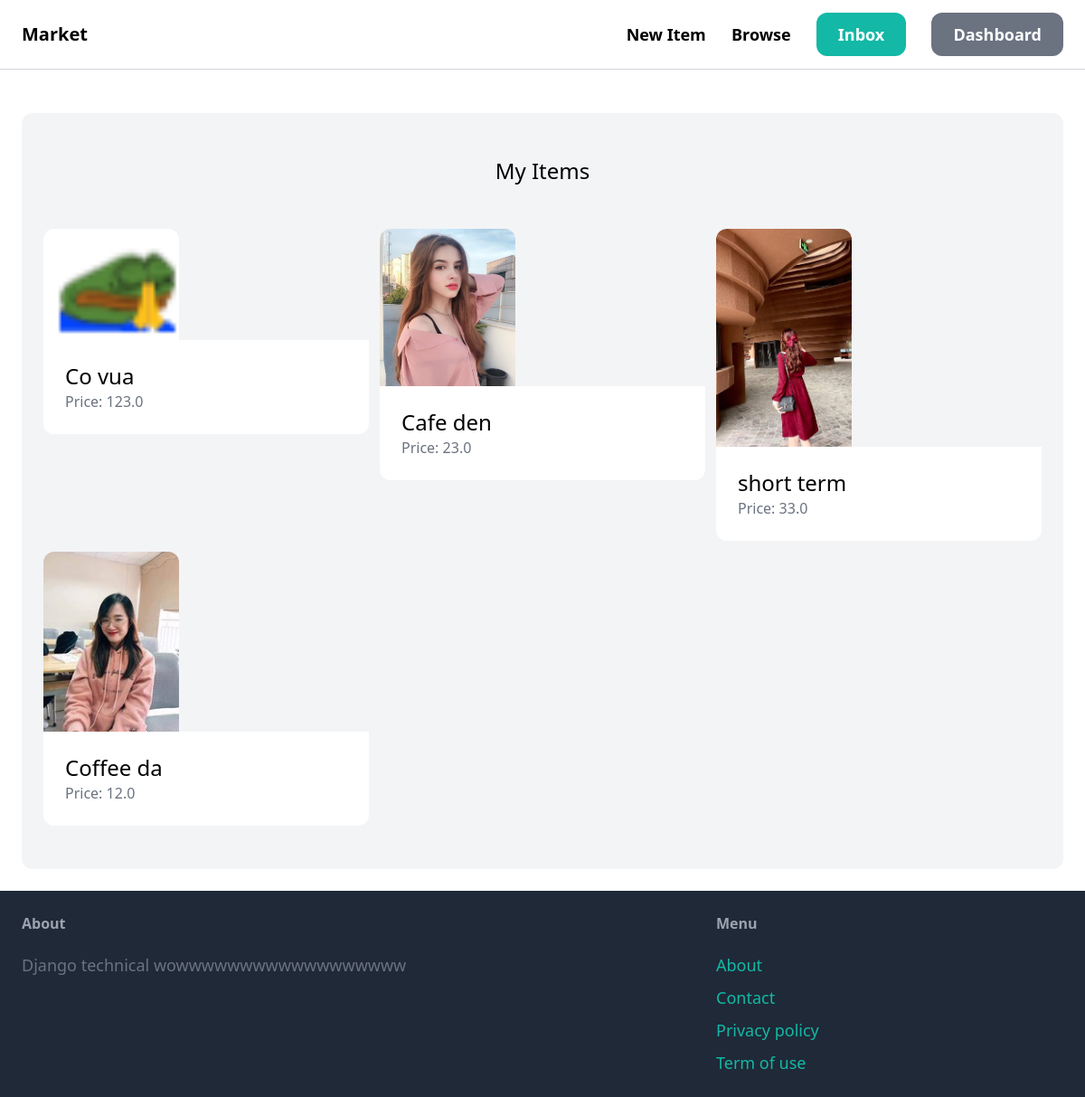
The page /dashboard/ (signed in) on the database its author committed.
### item/models.py (models this page shows, shortened)
class Item(models.Model):
    category = models.ForeignKey(Category, related_name='items', on_delete=models.CASCADE)
    name = models.CharField(max_length=255)
    description = models.TextField(blank=True, null=True)
    price = models.FloatField()
    image = models.ImageField(upload_to='item_images', blank=True, null=True)
    is_sold = models.BooleanField(default=False)
    created_by = models.ForeignKey(User, related_name='items', on_delete=models.CASCADE)
    created_at = models.DateTimeField(auto_now_add=True)

### dashboard/views.py (the view)
# urls.py: path('', views.index, name='index'),
@login_required
def index(request):
    items = Item.objects.filter(created_by=request.user)
    return render(request, 'dashboard/index.html',{
        "items": items
    })

### dashboard/templates/dashboard/index.html (shortened to what this page needs)
{% extends 'core/base.html' %}
{% block content %}
    <div class="mt-6 px-6 py-12 bg-gray-100 rounded-xl">
        <div class="mb-12 text-2xl text-center">
            My Items
        </div>
        <div class="grid grid-cols-3 gap-3">
            {% for item in items %}
                <div>
                    <a href="{% url 'item:detail' item.id %}">
                        <div>
                            <img
                                src="{{ item.image.url }}"
                                alt="img_item"
                                class="rounded-t-xl"
                                height="auto"
                                width="150px"
                            >
                        </div>
                        <div class="p-6 bg-white rounded-b-xl">
                            <h2 class="text-2xl">
                                {{item.name}}
                            </h2>
                            <p class="text-gray-500">
                                Price: {{item.price}}
                            </p>
                        </div>
                    </a>
                </div>
            {% endfor  %}
        </div>
    </div>
{% endblock %}

### rows shown on the page
Item: image (picture), name "Co vua", price "123.0"
Item: image (picture), name "Cafe den", price "23.0"
Item: image (picture), name "short term", price "33.0"
Item: image (picture), name "Coffee da", price "12.0"
